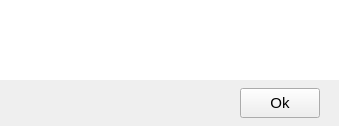
<?xml version="1.0" encoding="UTF-8"?>
<ui version="4.0">
 <class>Error</class>
 <widget class="QWidget" name="Error">
  <property name="geometry">
   <rect>
    <x>0</x>
    <y>0</y>
    <width>339</width>
    <height>126</height>
   </rect>
  </property>
  <property name="windowTitle">
   <string>Erro</string>
  </property>
  <widget class="QPushButton" name="ok">
   <property name="geometry">
    <rect>
     <x>240</x>
     <y>88</y>
     <width>80</width>
     <height>30</height>
    </rect>
   </property>
   <property name="font">
    <font>
     <pointsize>11</pointsize>
    </font>
   </property>
   <property name="text">
    <string>Ok</string>
   </property>
  </widget>
  <widget class="QTextBrowser" name="console_out">
   <property name="geometry">
    <rect>
     <x>0</x>
     <y>0</y>
     <width>340</width>
     <height>80</height>
    </rect>
   </property>
   <property name="font">
    <font>
     <pointsize>10</pointsize>
    </font>
   </property>
   <property name="styleSheet">
    <string notr="true">padding:10;background-color:white;color:red;</string>
   </property>
   <property name="frameShape">
    <enum>QFrame::NoFrame</enum>
   </property>
   <property name="html">
    <string>&lt;!DOCTYPE HTML PUBLIC &quot;-//W3C//DTD HTML 4.0//EN&quot; &quot;http://www.w3.org/TR/REC-html40/strict.dtd&quot;&gt;
&lt;html&gt;&lt;head&gt;&lt;meta name=&quot;qrichtext&quot; content=&quot;1&quot; /&gt;&lt;style type=&quot;text/css&quot;&gt;
p, li { white-space: pre-wrap; }
&lt;/style&gt;&lt;/head&gt;&lt;body style=&quot; font-family:'MS Shell Dlg 2'; font-size:10pt; font-weight:400; font-style:normal;&quot;&gt;
&lt;p style=&quot;-qt-paragraph-type:empty; margin-top:0px; margin-bottom:0px; margin-left:0px; margin-right:0px; -qt-block-indent:0; text-indent:0px;&quot;&gt;&lt;br /&gt;&lt;/p&gt;&lt;/body&gt;&lt;/html&gt;</string>
   </property>
  </widget>
 </widget>
 <tabstops>
  <tabstop>console_out</tabstop>
  <tabstop>ok</tabstop>
 </tabstops>
 <resources/>
 <connections/>
</ui>
